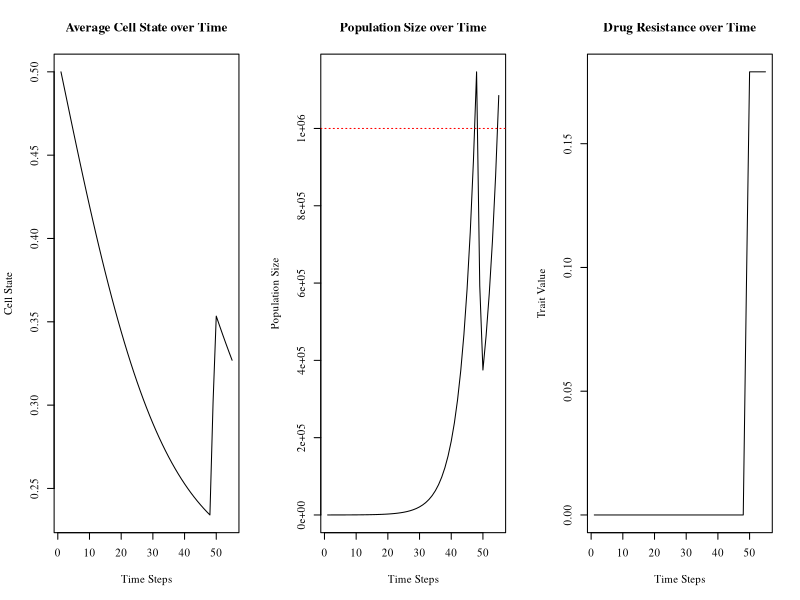

This figure's R source:
#Code written by Anuraag Bukkuri, expanded from code provided in "Advancing population ecology with integral projection models: a practical guide" - Merow et al 2013

params = data.frame(
  txon = FALSE,
  endtx = 200)

pausetx=0
varG = .05
varF = .05
lexp = 1.5
beta = 1.5 
evolv = 1
natd = .01*evolv
bex = -.6

ti = 0
vpar1 = .01
vpar2 = .3
vpar3 = .4
plotstop = 0
starttx=0
min = 0
max = 1
n = 100
tol = 1e-8
bc = min + c(0:n) * (max - min)/n
y = 0.5 * (bc[1:n] + bc[2:(n+1)])
h = y[2] - y[1]

Nt = rnorm(n,.5,0)
sim_steps = params$endtx-1
v = 0

popsize = vector(,sim_steps)
evoldyn = vector(,sim_steps)
avgtemp = vector(,length(y))
avgplot = vector(,sim_steps)

for (i in 1:sim_steps) {
  
  total_cells = sum(Nt)
  Ntnorm = Nt / total_cells
  popsize[i] = total_cells
  evoldyn[i] = v
  for (j in 1:length(y)) {avgtemp[j] = y[j] * Ntnorm[j]}
  avgcell = sum(avgtemp)
  avgplot[i] = avgcell
  
  if (i>=48 && i>=pausetx+10 && params$txon==FALSE){starttx=i
  params$txon=TRUE} #drug holiday
  
  if ((params$txon==TRUE && i>=starttx+2)){params$txon=FALSE
  pausetx=i} #tx period

  if ((total_cells>popsize[i-1] && params$txon==TRUE && ti==0 && i>starttx||total_cells<10)){ti=i} #treatment failure
  
  if ((total_cells>1e6 && i>starttx||total_cells<10)){plotstop=i
  break} #time to progression
  
  if (params$txon==TRUE) {m=1}
  else {m=0}
  
  l.x = function(x, params) {exp(lexp*x)}
  
  b.x = function(x, params) {.3*exp(bex*x)}
  
  s.x = function(x, params) {
    return(1-natd-m/(l.x(x,params=params)+beta*v))}
  
  s.x2 = function(x, params) {
    return(1-natd-m/(l.x(x,params=params)+beta*(v+.00001)))}
  
  g.yx = function(xp, x, params) {dnorm(xp,mean=x,sd= varG)}
  
  f.yx = function(xp, x, params) {dnorm(xp,mean=x,sd= varF)}
  
  dsdv <-outer(y, y, function(xp,x,params) {beta*m/(beta*v+exp(lexp*x))^2}, params=params)
  
  dkds <-outer(y, y, function(xp,x,params) {g.yx(xp,x,params)},params=params)
  
  
  F = h*outer(y, y, f.yx, params=params)
  B = b.x(y, params=params)
  G = h*outer(y, y, g.yx, params=params)
  S = s.x(y, params=params)
  Q = F
  P = G
  for (j in 1:n) {
    Q[, j] = F[, j] * B[j]
    P[, j] = G[, j] * S[j]
  }
  
  #Low state eviction
  for (j in 1:(n / 2)) {
    F[1, j] <- F[1, j] + 1 - sum(F[, j])
    Q[, j] <- F[, j] * B[j]
    G[1, j] <- G[1, j] + 1 - sum(G[, j])
    P[, j] <- G[, j] * S[j]
  }
  
  #High state eviction
  for (j in (n / 2 + 1):n) {
    F[n, j] <- F[n, j] + 1 - sum(F[, j])
    Q[, j] <- F[, j] * B[j]
    G[n, j] <- G[n, j] + 1 - sum(G[, j])
    P[, j] <- G[, j] * S[j]
  }
  
  K = P + Q
  Nt1 = K %*% Nt
  Nt = Nt1
  
  lam <- abs(eigen(K)$values[1])
  w.eigen <- abs(eigen(K)$vectors[, 1])
  stable.dist <- w.eigen/sum(w.eigen)
  v.eigen <- abs(eigen(t(K))$vectors[, 1])
  repro.val <- v.eigen/v.eigen[1]
  v.dot.w = sum(stable.dist * repro.val) * h
  sens = outer(repro.val, stable.dist)/v.dot.w
  
  sensv <- sum(sens*(dkds * dsdv)) * h ^ 2
  v <- v + evolv * sum(sensv) / lam
}

par(mfrow = c(1, 3))
plot(avgplot[-c(plotstop+1:params$endtx)],xlab = "Time Steps",ylab='Cell State',type = 'l',main = 'Average Cell State over Time',family='serif')
plot(popsize[-c(plotstop+1:params$endtx)],xlab = "Time Steps",ylab = 'Population Size',main = 'Population Size over Time',type = 'l',family='serif')
abline(h=1e6,col='red',lty=3)
plot(evoldyn[-c(plotstop+1:params$endtx)],xlab = "Time Steps",ylab = 'Trait Value',main = 'Drug Resistance over Time',type = 'l',family='serif')
